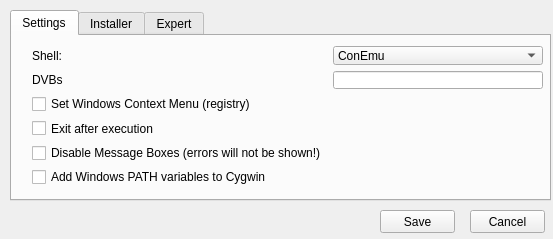
<?xml version="1.0" encoding="UTF-8"?>
<ui version="4.0">
 <class>mainConfig</class>
 <widget class="QMainWindow" name="mainConfig">
  <property name="windowModality">
   <enum>Qt::WindowModal</enum>
  </property>
  <property name="geometry">
   <rect>
    <x>0</x>
    <y>0</y>
    <width>553</width>
    <height>239</height>
   </rect>
  </property>
  <property name="windowTitle">
   <string>CygwinPortable Config</string>
  </property>
  <property name="styleSheet">
   <string notr="true"/>
  </property>
  <widget class="QWidget" name="centralwidget">
   <widget class="QPushButton" name="button_cancel">
    <property name="geometry">
     <rect>
      <x>470</x>
      <y>210</y>
      <width>75</width>
      <height>23</height>
     </rect>
    </property>
    <property name="text">
     <string>Cancel</string>
    </property>
   </widget>
   <widget class="QPushButton" name="button_save">
    <property name="geometry">
     <rect>
      <x>380</x>
      <y>210</y>
      <width>75</width>
      <height>23</height>
     </rect>
    </property>
    <property name="text">
     <string>Save</string>
    </property>
   </widget>
   <widget class="QTabWidget" name="tabWidget">
    <property name="geometry">
     <rect>
      <x>10</x>
      <y>10</y>
      <width>541</width>
      <height>191</height>
     </rect>
    </property>
    <property name="currentIndex">
     <number>0</number>
    </property>
    <property name="elideMode">
     <enum>Qt::ElideLeft</enum>
    </property>
    <property name="usesScrollButtons">
     <bool>true</bool>
    </property>
    <widget class="QWidget" name="tab_settings">
     <attribute name="title">
      <string>Settings</string>
     </attribute>
     <widget class="QWidget" name="layoutWidget">
      <property name="geometry">
       <rect>
        <x>20</x>
        <y>10</y>
        <width>511</width>
        <height>140</height>
       </rect>
      </property>
      <layout class="QGridLayout" name="gridLayout">
       <item row="4" column="0">
        <widget class="QCheckBox" name="checkBox_disable_message_boxes">
         <property name="text">
          <string>Disable Message Boxes (errors will not be shown!)</string>
         </property>
        </widget>
       </item>
       <item row="1" column="1">
        <widget class="QLineEdit" name="lineEdit_executable_file_extensions"/>
       </item>
       <item row="5" column="0">
        <widget class="QCheckBox" name="checkBox_add_windows_path_variables_to_cygwin">
         <property name="text">
          <string>Add Windows PATH variables to Cygwin</string>
         </property>
        </widget>
       </item>
       <item row="1" column="0">
        <widget class="QLabel" name="label_executable_file_extensions">
         <property name="text">
          <string>DVBs</string>
         </property>
        </widget>
       </item>
       <item row="2" column="0">
        <widget class="QCheckBox" name="checkBox_set_windows_context_menu">
         <property name="text">
          <string>Set Windows Context Menu (registry)</string>
         </property>
        </widget>
       </item>
       <item row="0" column="1">
        <widget class="QComboBox" name="comboBox_shell">
         <property name="editable">
          <bool>false</bool>
         </property>
         <item>
          <property name="text">
           <string>ConEmu</string>
          </property>
         </item>
         <item>
          <property name="text">
           <string>mintty</string>
          </property>
         </item>
         <item>
          <property name="text">
           <string>mintty-zsh</string>
          </property>
         </item>
        </widget>
       </item>
       <item row="3" column="0">
        <widget class="QCheckBox" name="checkBox_exit_after_execution">
         <property name="text">
          <string>Exit after execution</string>
         </property>
        </widget>
       </item>
       <item row="0" column="0">
        <widget class="QLabel" name="label_shell">
         <property name="text">
          <string>Shell:</string>
         </property>
        </widget>
       </item>
      </layout>
     </widget>
    </widget>
    <widget class="QWidget" name="tab_installer">
     <attribute name="title">
      <string>Installer</string>
     </attribute>
     <widget class="QWidget" name="layoutWidget_6">
      <property name="geometry">
       <rect>
        <x>20</x>
        <y>10</y>
        <width>511</width>
        <height>120</height>
       </rect>
      </property>
      <layout class="QGridLayout" name="gridLayout_7">
       <item row="0" column="0">
        <widget class="QLabel" name="label_cygwin_mirror">
         <property name="text">
          <string>Cygwin Mirror</string>
         </property>
        </widget>
       </item>
       <item row="0" column="1">
        <widget class="QLineEdit" name="lineEdit_cygwin_mirror"/>
       </item>
       <item row="1" column="1">
        <widget class="QLineEdit" name="lineEdit_cygwin_ports_mirror"/>
       </item>
       <item row="1" column="0">
        <widget class="QLabel" name="label_cygwin_ports_mirror">
         <property name="text">
          <string>Cygwin Ports Mirror</string>
         </property>
        </widget>
       </item>
       <item row="2" column="0">
        <widget class="QLabel" name="label_first_install_additions">
         <property name="text">
          <string>First install additions</string>
         </property>
        </widget>
       </item>
       <item row="3" column="0">
        <widget class="QCheckBox" name="checkBox_delete_unneeded_files">
         <property name="text">
          <string>Delete unneeded files</string>
         </property>
        </widget>
       </item>
       <item row="2" column="1">
        <widget class="QLineEdit" name="lineEdit_first_install_additions"/>
       </item>
       <item row="4" column="0">
        <widget class="QCheckBox" name="checkBox_install_unofficial_cygwin_tools">
         <property name="text">
          <string>Install unofficial Cygwin Tools</string>
         </property>
        </widget>
       </item>
      </layout>
     </widget>
    </widget>
    <widget class="QWidget" name="tab_expert">
     <attribute name="title">
      <string>Expert</string>
     </attribute>
     <widget class="QWidget" name="layoutWidget_2">
      <property name="geometry">
       <rect>
        <x>20</x>
        <y>40</y>
        <width>511</width>
        <height>71</height>
       </rect>
      </property>
      <layout class="QGridLayout" name="gridLayout_2">
       <item row="5" column="0">
        <widget class="QLabel" name="label_username">
         <property name="text">
          <string>Username</string>
         </property>
        </widget>
       </item>
       <item row="4" column="1">
        <widget class="QLineEdit" name="lineEdit_drop_these_folders_on_reinstall"/>
       </item>
       <item row="4" column="0">
        <widget class="QLabel" name="label_drop_these_folders_on_reinstall">
         <property name="text">
          <string>Drop these folders on Reinstall</string>
         </property>
        </widget>
       </item>
       <item row="2" column="0" colspan="2">
        <widget class="QCheckBox" name="checkBox_delete_complete_installation">
         <property name="text">
          <string>Delete complete installation (Reinstall)</string>
         </property>
        </widget>
       </item>
       <item row="5" column="1">
        <widget class="QLineEdit" name="lineEdit_username"/>
       </item>
      </layout>
     </widget>
     <widget class="QLabel" name="label_cygwin_mirror_2">
      <property name="geometry">
       <rect>
        <x>20</x>
        <y>0</y>
        <width>491</width>
        <height>36</height>
       </rect>
      </property>
      <property name="font">
       <font>
        <weight>75</weight>
        <bold>true</bold>
       </font>
      </property>
      <property name="text">
       <string>WARNING: Dont change anything here if you not exactly know what you are doing !</string>
      </property>
     </widget>
    </widget>
   </widget>
  </widget>
 </widget>
 <resources/>
 <connections/>
</ui>
